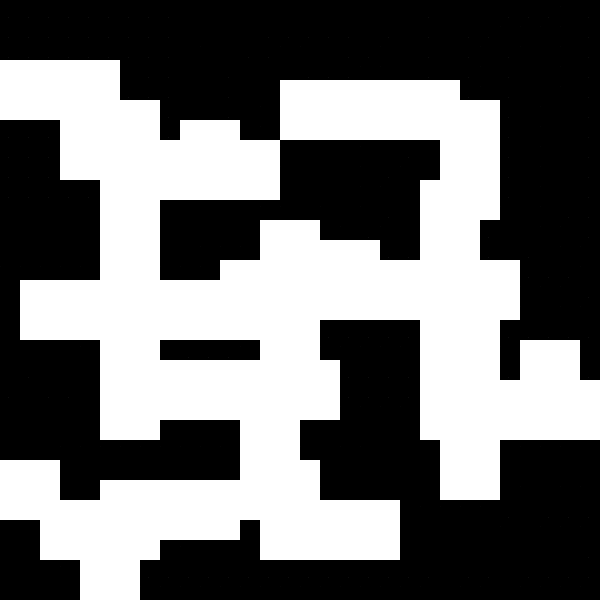

Below is a game level as drawn by its tile map, then a one-line description and the .tmx that defines it (tile-layer data replaced by summaries):
An orthogonal 30x30 tile map with 20x20 px tiles, 1 tile layer (background), 1 hidden layer not drawn and 42 objects.

<map version="1.0" orientation="orthogonal" renderorder="right-down" width="30" height="30" tilewidth="20" tileheight="20" nextobjectid="83">
 <tileset firstgid="1" name="black" tilewidth="20" tileheight="20">
  <image source="black.png" width="173" height="144" />
 </tileset>
 <layer name="background" width="30" height="30">
  <data>[900 cells, 900 non-empty, 13 distinct tile ids]</data>
 </layer>
 <objectgroup name="player">
  <object id="7" x="20" y="91" width="20" height="20" />
 </objectgroup>
 <layer name="help" width="30" height="30" visible="0">
  <data>[900 cells, 116 non-empty, 1 distinct tile ids]</data>
 </layer>
 <objectgroup name="block">
  <object id="29" x="0" y="0" width="600" height="60" />
  <object id="39" x="120" y="60" width="480" height="20" />
  <object id="40" x="120" y="80" width="160" height="20" />
  <object id="41" x="160" y="100" width="120" height="20" />
  <object id="42" x="240" y="120" width="40" height="20" />
  <object id="43" x="160" y="120" width="20" height="20" />
  <object id="44" x="460" y="80" width="140" height="20" />
  <object id="45" x="500" y="100" width="100" height="120" />
  <object id="46" x="480" y="220" width="120" height="40" />
  <object id="47" x="520" y="260" width="80" height="60" />
  <object id="48" x="500" y="320" width="100" height="20" />
  <object id="49" x="500" y="340" width="20" height="40" />
  <object id="50" x="580" y="340" width="20" height="40" />
  <object id="51" x="280" y="140" width="160" height="40" />
  <object id="52" x="280" y="180" width="140" height="20" />
  <object id="53" x="160" y="200" width="260" height="20" />
  <object id="54" x="320" y="220" width="100" height="20" />
  <object id="55" x="380" y="240" width="40" height="20" />
  <object id="56" x="160" y="220" width="100" height="40" />
  <object id="57" x="160" y="260" width="60" height="20" />
  <object id="58" x="0" y="120" width="60" height="60" />
  <object id="59" x="0" y="180" width="100" height="100" />
  <object id="60" x="0" y="280" width="20" height="60" />
  <object id="61" x="0" y="340" width="100" height="100" />
  <object id="62" x="160" y="340" width="100" height="20" />
  <object id="63" x="320" y="320" width="100" height="40" />
  <object id="64" x="340" y="360" width="80" height="60" />
  <object id="65" x="300" y="420" width="120" height="20" />
  <object id="66" x="300" y="440" width="140" height="20" />
  <object id="67" x="320" y="460" width="120" height="40" />
  <object id="68" x="160" y="420" width="80" height="20" />
  <object id="69" x="0" y="440" width="240" height="20" />
  <object id="70" x="60" y="460" width="180" height="20" />
  <object id="71" x="60" y="480" width="40" height="20" />
  <object id="72" x="0" y="520" width="40" height="40" />
  <object id="77" x="0" y="560" width="80" height="40" />
  <object id="78" x="240" y="520" width="20" height="20" />
  <object id="79" x="160" y="540" width="100" height="20" />
  <object id="80" x="140" y="560" width="460" height="40" />
  <object id="81" x="400" y="500" width="200" height="60" />
  <object id="82" x="500" y="440" width="100" height="60" />
 </objectgroup>
</map>